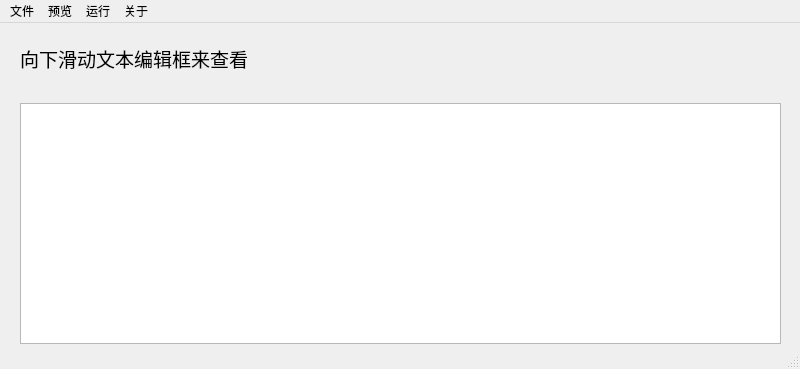
<?xml version="1.0" encoding="UTF-8"?>
<ui version="4.0">
 <class>MainWindow</class>
 <widget class="QMainWindow" name="MainWindow">
  <property name="geometry">
   <rect>
    <x>0</x>
    <y>0</y>
    <width>800</width>
    <height>369</height>
   </rect>
  </property>
  <property name="windowTitle">
   <string>Python编辑器-未命名</string>
  </property>
  <widget class="QWidget" name="centralwidget">
   <widget class="QLabel" name="label">
    <property name="geometry">
     <rect>
      <x>20</x>
      <y>10</y>
      <width>251</width>
      <height>51</height>
     </rect>
    </property>
    <property name="font">
     <font>
      <family>微软雅黑</family>
      <pointsize>14</pointsize>
     </font>
    </property>
    <property name="text">
     <string>向下滑动文本编辑框来查看</string>
    </property>
   </widget>
   <widget class="QTextEdit" name="textEdit">
    <property name="geometry">
     <rect>
      <x>20</x>
      <y>80</y>
      <width>761</width>
      <height>241</height>
     </rect>
    </property>
    <property name="font">
     <font>
      <family>System</family>
      <pointsize>15</pointsize>
      <weight>75</weight>
      <bold>true</bold>
     </font>
    </property>
   </widget>
  </widget>
  <widget class="QMenuBar" name="menubar">
   <property name="geometry">
    <rect>
     <x>0</x>
     <y>0</y>
     <width>800</width>
     <height>22</height>
    </rect>
   </property>
   <widget class="QMenu" name="menu">
    <property name="title">
     <string>文件</string>
    </property>
    <addaction name="actionnew"/>
    <addaction name="actionopen"/>
    <addaction name="actionsave"/>
    <addaction name="separator"/>
    <addaction name="actionabout_file"/>
   </widget>
   <widget class="QMenu" name="menu_2">
    <property name="title">
     <string>预览</string>
    </property>
    <addaction name="actionreadonly"/>
   </widget>
   <widget class="QMenu" name="menu_3">
    <property name="title">
     <string>运行</string>
    </property>
    <addaction name="actionrun_script"/>
    <addaction name="actiondebug"/>
   </widget>
   <widget class="QMenu" name="menu_4">
    <property name="title">
     <string>关于</string>
    </property>
    <addaction name="actionabout_Python_Editor"/>
    <addaction name="actionabout_os"/>
   </widget>
   <addaction name="menu"/>
   <addaction name="menu_2"/>
   <addaction name="menu_3"/>
   <addaction name="menu_4"/>
  </widget>
  <widget class="QStatusBar" name="statusbar"/>
  <action name="actionnew">
   <property name="text">
    <string>new</string>
   </property>
  </action>
  <action name="actionopen">
   <property name="text">
    <string>open</string>
   </property>
  </action>
  <action name="actionsave">
   <property name="text">
    <string>save</string>
   </property>
  </action>
  <action name="actionabout_file">
   <property name="text">
    <string>about file</string>
   </property>
  </action>
  <action name="actionrun_script">
   <property name="text">
    <string>run script</string>
   </property>
  </action>
  <action name="actiondebug">
   <property name="text">
    <string>debug</string>
   </property>
  </action>
  <action name="actionabout_Python_Editor">
   <property name="text">
    <string>about Python Editor</string>
   </property>
  </action>
  <action name="actionabout_os">
   <property name="text">
    <string>about os</string>
   </property>
  </action>
  <action name="actionreadonly">
   <property name="text">
    <string>readonly</string>
   </property>
  </action>
 </widget>
 <resources/>
 <connections/>
</ui>
